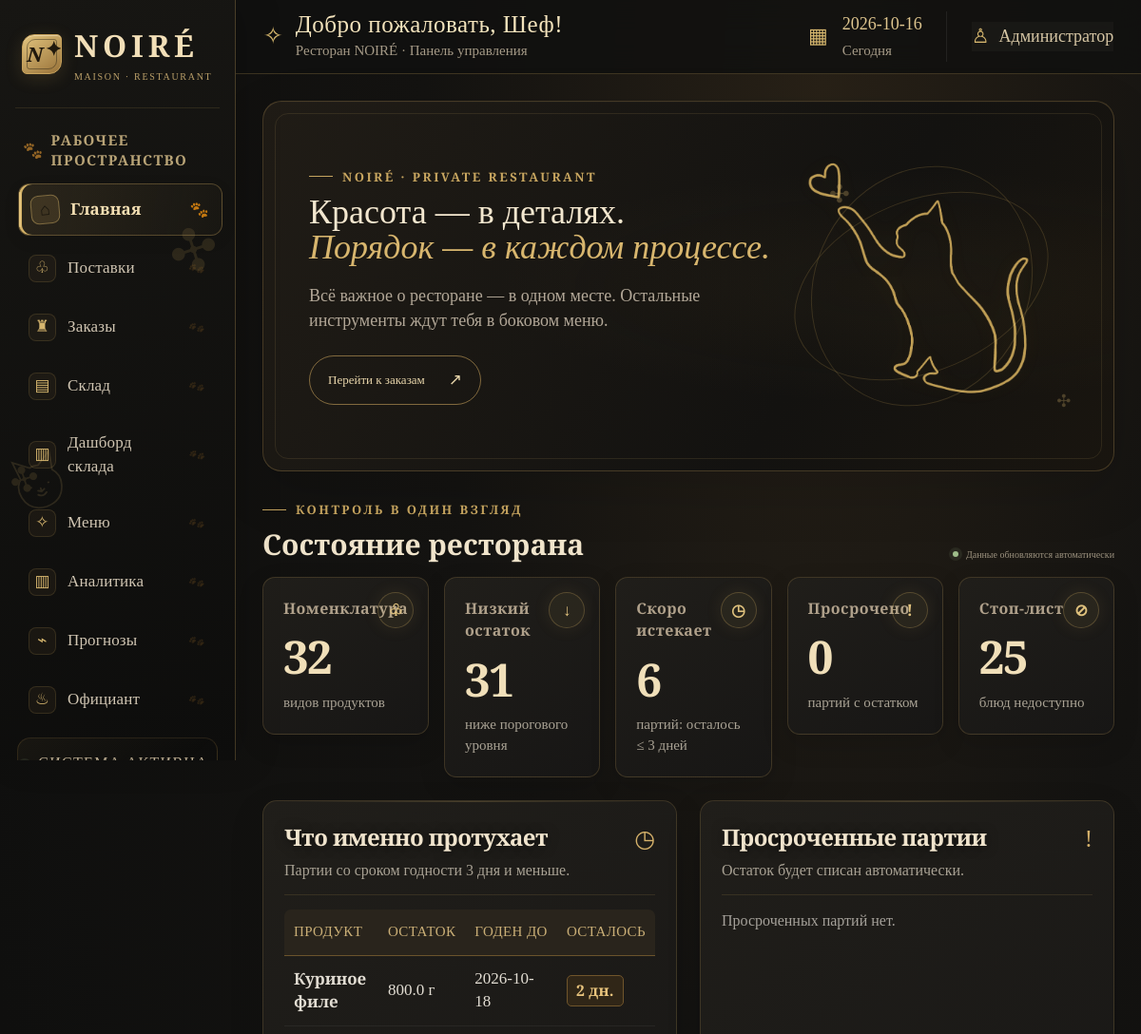
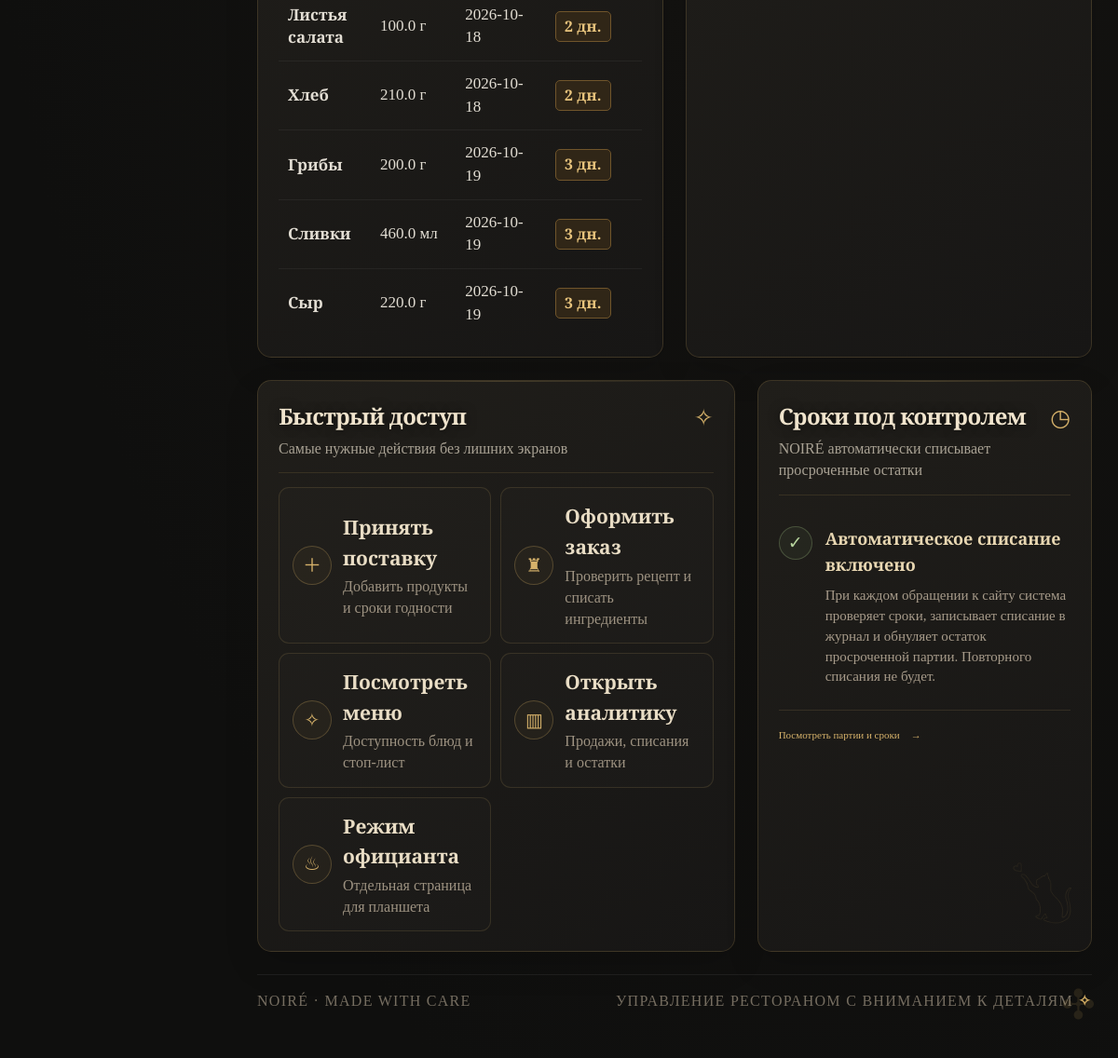
The page / on the database its author committed (2 pictures, top to bottom).
### tables this page shows
CREATE TABLE batches (
            id INTEGER PRIMARY KEY AUTOINCREMENT,
            delivery_id INTEGER NOT NULL REFERENCES deliveries(id),
            product_id INTEGER NOT NULL REFERENCES products(id),
            quantity REAL NOT NULL CHECK(quantity > 0),
            remaining REAL NOT NULL CHECK(remaining >= 0),
            received_on TEXT NOT NULL,
            expires_on TEXT NOT NULL,
            unit_cost REAL NOT NULL DEFAULT 0 CHECK(unit_cost >= 0),
            CHECK(expires_on >= received_on)
        );

CREATE TABLE products (
            id INTEGER PRIMARY KEY AUTOINCREMENT,
            name TEXT NOT NULL UNIQUE,
            unit TEXT NOT NULL DEFAULT 'г',
            low_stock REAL NOT NULL DEFAULT 500 CHECK(low_stock >= 0)
        );

### app.py (the view)
@app.get("/")
def dashboard():
    with connect_db() as db:
        data = get_dashboard_data(db)
    return render_template("index.html", **data, today=date.today().isoformat())

### app.py (called while the page is built, shortened)
def connect_db() -> sqlite3.Connection:
    db = sqlite3.connect(DB_PATH)
    db.row_factory = sqlite3.Row
    db.execute("PRAGMA foreign_keys = ON")
    return db

def stock_by_product(db: sqlite3.Connection, as_of: date | None = None) -> dict[int, float]:
    as_of = as_of or date.today()
    rows = db.execute("SELECT product_id, SUM(remaining) AS total FROM batches WHERE expires_on >= ? GROUP BY product_id", (as_of.isoformat(),)).fetchall()
    return {r["product_id"]: float(r["total"] or 0) for r in rows}

def auto_write_off_expired() -> int:
    today = date.today().isoformat()
    count = 0
    with connect_db() as db:
        db.execute("BEGIN IMMEDIATE")
        expired = db.execute(
            "SELECT id,product_id,remaining FROM batches WHERE remaining>0 AND expires_on<? ORDER BY expires_on,id",
            (today,),
        ).fetchall()
        now = datetime.now().isoformat(timespec="seconds")
        db.commit()
    return count

@app.before_request
def run_expiry_automation():
    auto_write_off_expired()

### templates/index.html (shortened to what this page needs)
<!doctype html>
<html lang="ru">
<head>
  <link href="https://cdn.jsdelivr.net/npm/bootstrap@5.3.3/dist/css/bootstrap.min.css" rel="stylesheet">
  <link href="{{ url_for('static', filename='style.css', v='noire-full-cat-outline-20261014') }}" rel="stylesheet">
</head>
<body class="home-page">
<div class="app-shell">
  {% set page = "home" %}{% include "sidebar.html" %}
  <div class="app-content">
    <header class="topbar"><div class="topbar-greeting"><span class="greeting-icon">✧</span><div><span class="greeting-title">Добро пожаловать, Шеф!</span><small>Ресторан NOIRÉ · Панель управления</small></div></div><div class="topbar-right"><div class="top-date"><span>▦</span><div><b>{{ today }}</b><small>Сегодня</small></div></div><div class="admin-chip"><span>♙</span> Администратор</div></div></header>
    <main class="container-fluid dashboard-main px-lg-4 py-4">
      <section class="welcome-card mb-4"><div class="welcome-copy"><div class="eyebrow">NOIRÉ · PRIVATE RESTAURANT</div><h1>Красота — в деталях.<br><em>Порядок — в каждом процессе.</em></h1><p>Всё важное о ресторане — в одном месте. Остальные инструменты ждут тебя в боковом меню.</p><a class="welcome-action" href="{{ url_for('orders_page') }}">Перейти к заказам <span>↗</span></a></div><div class="welcome-art" aria-hidden="true"><div class="gold-orbit orbit-one"></div><div class="gold-orbit orbit-two"></div><img src="{{ url_for('static', filename='cat-outline-gold.png') }}" alt="" class="welcome-cat"></div><span class="welcome-paw paw-a">✣</span><span class="welcome-paw paw-b">✣</span></section>
      <div class="section-intro"><div><div class="eyebrow">КОНТРОЛЬ В ОДИН ВЗГЛЯД</div><h2>Состояние ресторана</h2></div><span class="updated-pill"><i></i> Данные обновляются автоматически</span></div>
      <section class="row g-3 mb-4">
        <div class="col-6 col-xl"><a class="metric-card metric-link" href="{{ url_for('stock_page') }}"><div class="metric-label">Номенклатура</div><div class="metric-value">{{ metrics.products }}</div><div class="metric-note">видов продуктов</div><div class="metric-icon">♧</div></a></div>
        <div class="col-6 col-xl"><a class="metric-card metric-link" href="{{ url_for('stock_page') }}"><div class="metric-label">Низкий остаток</div><div class="metric-value">{{ metrics.low_stock }}</div><div class="metric-note">ниже порогового уровня</div><div class="metric-icon">↓</div></a></div>
        <div class="col-6 col-xl"><a class="metric-card metric-link" href="{{ url_for('stock_page') }}"><div class="metric-label">Скоро истекает</div><div class="metric-value">{{ metrics.expiring }}</div><div class="metric-note">партий: осталось ≤ 3 дней</div><div class="metric-icon">◷</div></a></div>
        <div class="col-6 col-xl"><a class="metric-card metric-link" href="{{ url_for('stock_page') }}"><div class="metric-label">Просрочено</div><div class="metric-value {{ 'text-danger' if metrics.expired else '' }}">{{ metrics.expired }}</div><div class="metric-note">партий с остатком</div><div class="metric-icon">!</div></a></div>
        <div class="col-6 col-xl"><a class="metric-card metric-link" href="{{ url_for('menu_page') }}"><div class="metric-label">Стоп-лист</div><div class="metric-value">{{ metrics.stop_list }}</div><div class="metric-note">блюд недоступно</div><div class="metric-icon">⊘</div></a></div>
      </section>
      <section class="row g-4 mb-4">
        <div class="col-xl-6">
          <div class="panel h-100">
            <div class="panel-heading">
              <div><h2>Что именно протухает</h2><p>Партии со сроком годности 3 дня и меньше.</p></div>
              <span class="panel-symbol">◷</span>
            </div>
            {% if expiring_list %}
              <div class="table-responsive">
                <table class="table align-middle mb-0">
                  <thead><tr><th>Продукт</th><th>Остаток</th><th>Годен до</th><th>Осталось</th></tr></thead>
                  <tbody>
                    {% for x in expiring_list %}
                    <tr>
                      <td class="fw-semibold">{{ x.product }}</td>
                      <td>{{ '%.1f'|format(x.remaining) }} {{ x.unit }}</td>
                      <td>{{ x.earliest }}</td>
                      <td>
                        {% if x.days_left == 0 %}<span class="status status-orange">сегодня</span>
                        {% else %}<span class="status status-orange">{{ x.days_left }} дн.</span>{% endif %}
                      </td>
                    </tr>
                    {% endfor %}
                  </tbody>
                </table>
              </div>
            {% else %}
              <p class="muted mb-0">Партий с близким сроком нет.</p>
            {% endif %}
          </div>
        </div>
        <div class="col-xl-6">
          <div class="panel h-100">
            <div class="panel-heading">
              <div><h2>Просроченные партии</h2><p>Остаток будет списан автоматически.</p></div>
              <span class="panel-symbol">!</span>
            </div>
            {% if expired_list %}
              <div class="table-responsive">
                <table class="table align-middle mb-0">
                  <thead><tr><th>Продукт</th><th>Остаток</th><th>Истёк</th><th>Просрочка</th></tr></thead>
                  <tbody>
                    {% for b in expired_list %}
                    <tr>
                      <td class="fw-semibold">{{ b.product_name }}</td>
                      <td>{{ '%.1f'|format(b.remaining) }} {{ b.unit }}</td>
                      <td>{{ b.expires_on }}</td>
                      <td><span class="status status-red">{{ -b.days_left }} дн.</span></td>
                    </tr>
                    {% endfor %}
                  </tbody>
                </table>
              </div>
            {% else %}
              <p class="muted mb-0">Просроченных партий нет.</p>
            {% endif %}
          </div>
        </div>
      </section>
      <section class="home-lower row g-4">
        <div class="col-xl-7"><div class="panel home-panel h-100"><div class="panel-heading"><div><h2>Быстрый доступ</h2><p>Самые нужные действия без лишних экранов</p></div><span class="panel-symbol">✧</span></div><div class="quick-actions">
          <a href="{{ url_for('deliveries_page') }}" class="quick-action"><span class="quick-action-icon">＋</span><span><b>Принять поставку</b><small>Добавить продукты и сроки годности</small></span></a>
          <a href="{{ url_for('orders_page') }}" class="quick-action"><span class="quick-action-icon">♜</span><span><b>Оформить заказ</b><small>Проверить рецепт и списать ингредиенты</small></span></a>
          <a href="{{ url_for('menu_page') }}" class="quick-action"><span class="quick-action-icon">✧</span><span><b>Посмотреть меню</b><small>Доступность блюд и стоп-лист</small></span></a>
          <a href="{{ url_for('analytics') }}" class="quick-action"><span class="quick-action-icon">▥</span><span><b>Открыть аналитику</b><small>Продажи, списания и остатки</small></span></a>
          <a href="{{ url_for('waiter_page') }}" target="_blank" rel="noopener" class="quick-action"><span class="quick-action-icon">♨</span><span><b>Режим официанта</b><small>Отдельная страница для планшета</small></span></a>
        </div></div></div>
        <div class="col-xl-5"><div class="panel home-panel h-100 expiry-panel"><div class="panel-heading"><div><h2>Сроки под контролем</h2><p>NOIRÉ автоматически списывает просроченные остатки</p></div><span class="panel-symbol">◷</span></div><div class="expiry-status"><div class="expiry-status-mark">✓</div><div><b>Автоматическое списание включено</b><p>При каждом обращении к сайту система проверяет сроки, записывает списание в журнал и обнуляет остаток просроченной партии. Повторного списания не будет.</p></div></div><a class="text-link" href="{{ url_for('stock_page') }}">Посмотреть партии и сроки <span>→</span></a><div class="decorative-cat-small"><img src="{{ url_for('static', filename='cat-outline-gold.png') }}" alt=""></div></div></div>
      </section>
      <footer class="footer mt-4"><span>NOIRÉ · MADE WITH CARE</span><span>Управление рестораном с вниманием к деталям <b>✧</b></span></footer>
    </main>
  </div>
</div>
</body></html>

### templates/sidebar.html (shortened to what this page needs)
<aside class="sidebar">
  <a class="sidebar-brand" href="{{ url_for('dashboard') }}"><span class="brand-mark brand-cat-mark"><span class="brand-monogram">N</span><span class="brand-spark">✦</span></span><span><b>NOIRÉ</b><small>MAISON · RESTAURANT</small></span></a>
  <div class="sidebar-caption"><span class="paw-print" aria-hidden="true">🐾</span> РАБОЧЕЕ ПРОСТРАНСТВО</div>
  <nav class="side-nav" aria-label="Главная навигация">
    <a class="side-link {{ 'active' if page == 'home' else '' }}" href="{{ url_for('dashboard') }}"><span class="nav-icon">⌂</span>Главная <span class="nav-paw" aria-hidden="true">🐾</span></a>
    <a class="side-link {{ 'active' if page == 'deliveries' else '' }}" href="{{ url_for('deliveries_page') }}"><span class="nav-icon">♧</span>Поставки <span class="nav-paw" aria-hidden="true">🐾</span></a>
    <a class="side-link {{ 'active' if page == 'orders' else '' }}" href="{{ url_for('orders_page') }}"><span class="nav-icon">♜</span>Заказы <span class="nav-paw" aria-hidden="true">🐾</span></a>
    <a class="side-link {{ 'active' if page == 'stock' else '' }}" href="{{ url_for('stock_page') }}"><span class="nav-icon">▤</span>Склад <span class="nav-paw" aria-hidden="true">🐾</span></a>
    <a class="side-link {{ 'active' if page == 'warehouse_dashboard' else '' }}" href="{{ url_for('warehouse_dashboard') }}"><span class="nav-icon">▥</span>Дашборд склада <span class="nav-paw" aria-hidden="true">🐾</span></a>
    <a class="side-link {{ 'active' if page == 'menu' else '' }}" href="{{ url_for('menu_page') }}"><span class="nav-icon">✧</span>Меню <span class="nav-paw" aria-hidden="true">🐾</span></a>
    <a class="side-link {{ 'active' if page == 'analytics' else '' }}" href="{{ url_for('analytics') }}"><span class="nav-icon">▥</span>Аналитика <span class="nav-paw" aria-hidden="true">🐾</span></a>
    <a class="side-link {{ 'active' if page == 'forecasts' else '' }}" href="{{ url_for('forecasts_page') }}"><span class="nav-icon">⌁</span>Прогнозы <span class="nav-paw" aria-hidden="true">🐾</span></a>
    <a class="side-link" href="{{ url_for('waiter_page') }}" target="_blank" rel="noopener"><span class="nav-icon">♨</span>Официант <span class="nav-paw" aria-hidden="true">🐾</span></a>
  </nav>
  <div class="sidebar-bottom"><span class="live-mini"> Система активна</span><div class="sidebar-corner-paw" aria-hidden="true">🐾</div></div>
</aside>

### rows shown on the page
batches: product "Куриное филе", remaining "800.0", unit "г", earliest "2026-10-18", days_left "2"
batches: product "Листья салата", remaining "100.0", unit "г", earliest "2026-10-18", days_left "2"
batches: product "Хлеб", remaining "210.0", unit "г", earliest "2026-10-18", days_left "2"
batches: product "Грибы", remaining "200.0", unit "г", earliest "2026-10-19", days_left "3"
batches: product "Сливки", remaining "460.0", unit "мл", earliest "2026-10-19", days_left "3"
batches: product "Сыр", remaining "220.0", unit "г", earliest "2026-10-19", days_left "3"

### other values the page prints
{{ metrics.products }} "32"
{{ metrics.low_stock }} "31"
{{ metrics.expiring }} "6"
{{ metrics.expired }} "0"
{{ metrics.stop_list }} "25"
